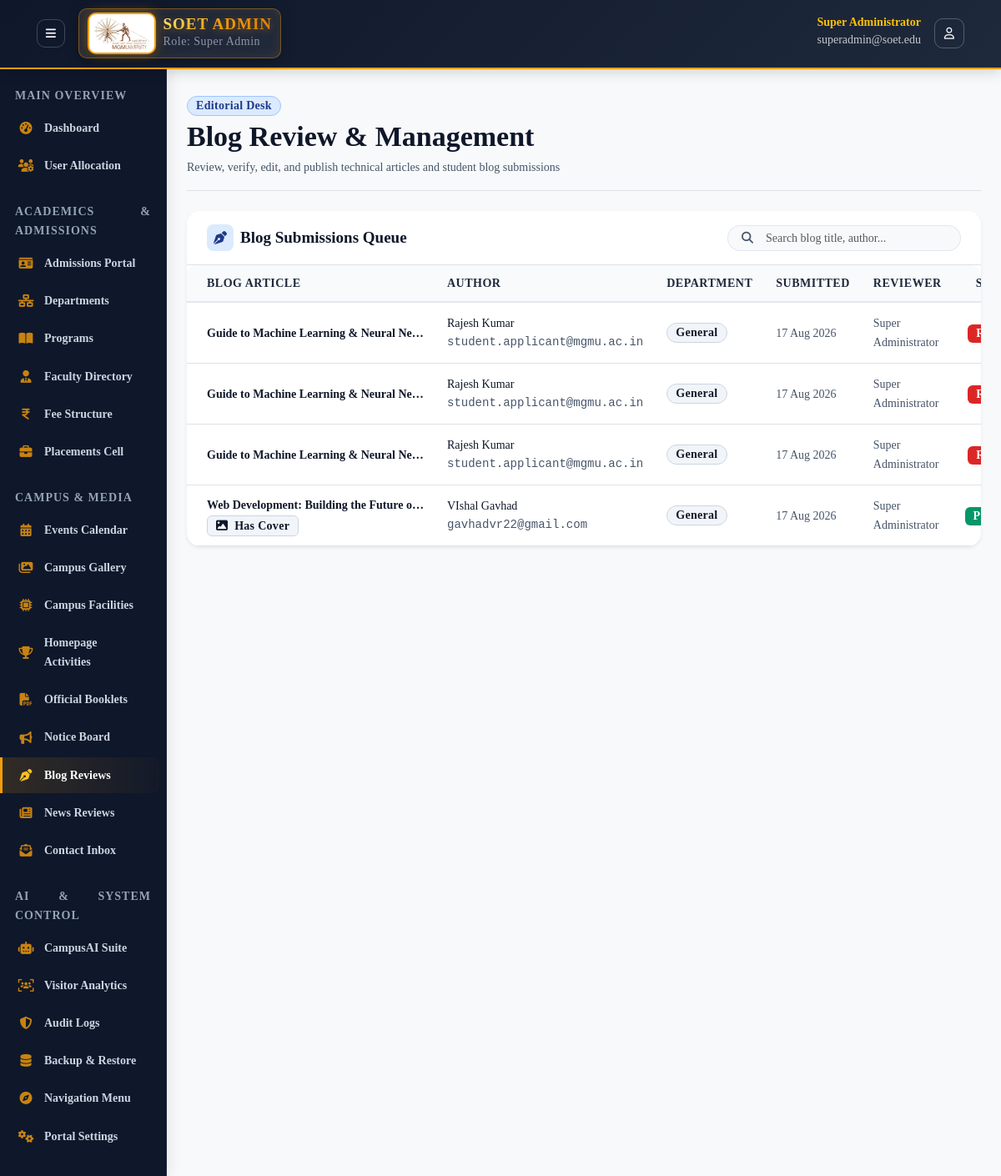
/admin/modules/blogs.php (signed in), run on an earlier commit of the app's database.
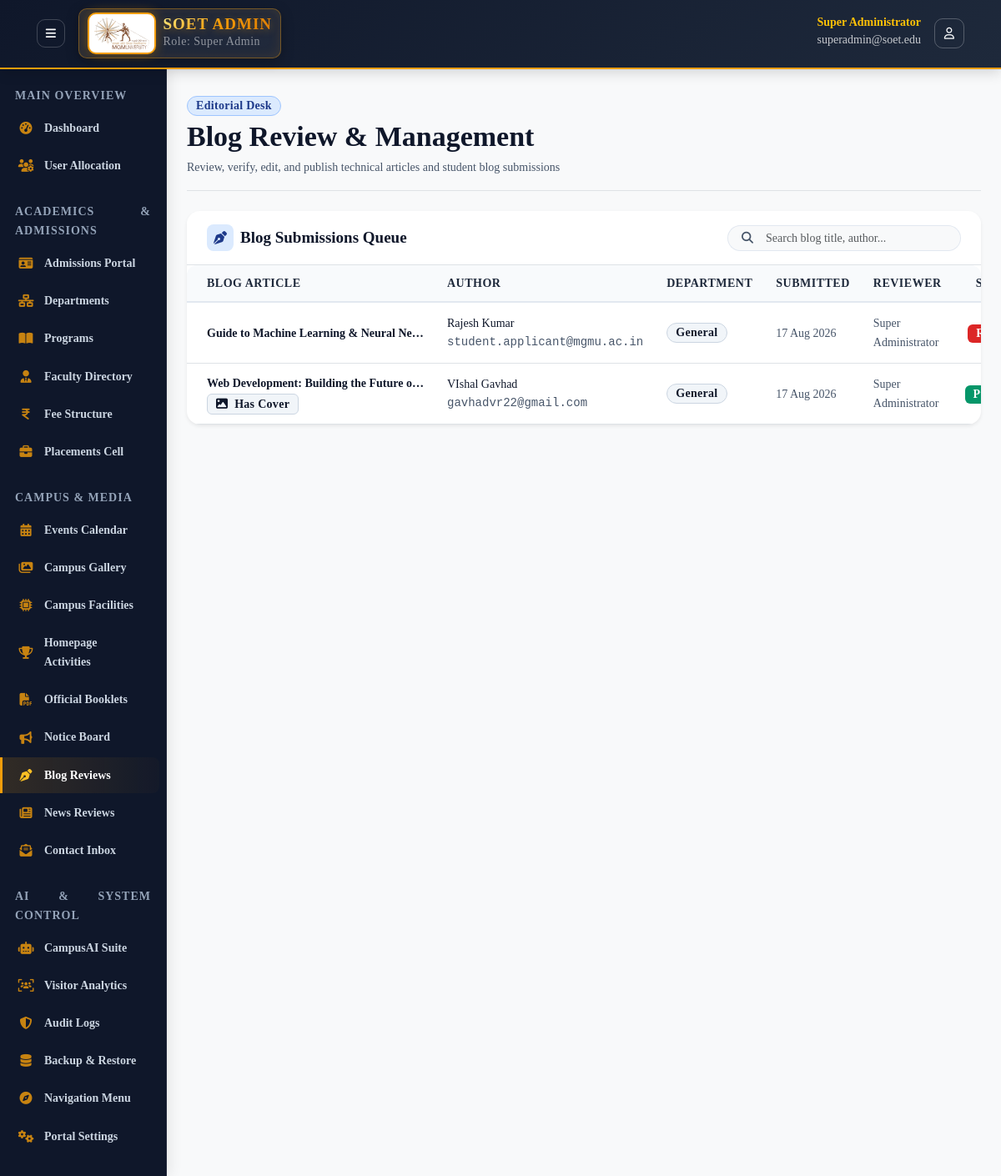
And on a later commit of the database.
### tables this page shows
CREATE TABLE `blogs` (
  `id` int(11) NOT NULL AUTO_INCREMENT,
  `title` varchar(200) NOT NULL,
  `slug` varchar(200) NOT NULL,
  `content` text NOT NULL,
  `author_id` int(11) NOT NULL,
  `author_name` varchar(255) DEFAULT NULL,
  `author_email` varchar(255) DEFAULT NULL,
  `department_id` int(11) DEFAULT NULL,
  `image_path` varchar(255) DEFAULT NULL,
  `status` enum('draft','submitted','under_review','published','returned','rejected') DEFAULT 'draft',
  `reviewer_id` int(11) DEFAULT NULL,
  `review_remarks` text DEFAULT NULL,
  `published_at` datetime DEFAULT NULL,
  `created_at` timestamp NOT NULL DEFAULT current_timestamp(),
  `updated_at` timestamp NOT NULL DEFAULT current_timestamp() ON UPDATE current_timestamp(),
  PRIMARY KEY (`id`),
  UNIQUE KEY `slug` (`slug`),
  KEY `author_id` (`author_id`),
  KEY `department_id` (`department_id`),
  KEY `reviewer_id` (`reviewer_id`),
  KEY `idx_status_published` (`status`,`published_at`),
  CONSTRAINT `blogs_ibfk_1` FOREIGN KEY (`author_id`) REFERENCES `users` (`id`) ON DELETE CASCADE,
  CONSTRAINT `blogs_ibfk_2` FOREIGN KEY (`department_id`) REFERENCES `departments` (`id`) ON DELETE SET NULL,
  CONSTRAINT `blogs_ibfk_3` FOREIGN KEY (`reviewer_id`) REFERENCES `users` (`id`) ON DELETE SET NULL
);

CREATE TABLE `users` (
  `id` int(11) NOT NULL AUTO_INCREMENT,
  `username` varchar(50) NOT NULL,
  `password` varchar(255) NOT NULL,
  `full_name` varchar(100) NOT NULL,
  `email` varchar(100) NOT NULL,
  `role_id` int(11) NOT NULL,
  `department_id` int(11) DEFAULT NULL,
  `permissions` text DEFAULT NULL,
  `is_active` tinyint(1) DEFAULT 1,
  `last_login` datetime DEFAULT NULL,
  `created_at` timestamp NOT NULL DEFAULT current_timestamp(),
  PRIMARY KEY (`id`),
  UNIQUE KEY `username` (`username`),
  UNIQUE KEY `email` (`email`),
  KEY `role_id` (`role_id`),
  KEY `department_id` (`department_id`),
  CONSTRAINT `users_ibfk_1` FOREIGN KEY (`role_id`) REFERENCES `roles` (`id`),
  CONSTRAINT `users_ibfk_2` FOREIGN KEY (`department_id`) REFERENCES `departments` (`id`) ON DELETE SET NULL
);

### core/Database.php (called while the page is built, shortened)
<?php
class Database
{
    private static ?Database $instance = null;
    private PDO $pdo;
    private function __construct()
    {
        $options = [
            PDO::ATTR_ERRMODE            => PDO::ERRMODE_EXCEPTION,
            PDO::ATTR_DEFAULT_FETCH_MODE => PDO::FETCH_ASSOC,
            PDO::ATTR_EMULATE_PREPARES   => false,
            PDO::ATTR_TIMEOUT            => 3,
        ];
        $rawHost = defined('DB_HOST') ? DB_HOST : '127.0.0.1';
        $port = defined('DB_PORT') ? DB_PORT : '3307';
        $dbName = defined('DB_NAME') ? DB_NAME : 'soet_college';
        $dbUser = defined('DB_USER') ? DB_USER : 'root';
        $dbPass = defined('DB_PASS') ? DB_PASS : '';
        $charset = defined('DB_CHARSET') ? DB_CHARSET : 'utf8mb4';
        $host = $rawHost;
        $dsnCandidates = [
            "mysql:host={$host};port={$port};dbname={$dbName};charset={$charset}",
            "mysql:host=127.0.0.1;port=3307;dbname={$dbName};charset={$charset}",
            "mysql:host=localhost;port=3307;dbname={$dbName};charset={$charset}",
            "mysql:host=127.0.0.1;port=3306;dbname={$dbName};charset={$charset}",
            "mysql:host=localhost;dbname={$dbName};charset={$charset}"
        ];
        $firstException = null;
        foreach (array_unique($dsnCandidates) as $dsn) {
            try {
                $this->pdo = new PDO($dsn, $dbUser, $dbPass, $options);
                return;
            } catch (PDOException $e) {
                if ($firstException === null) {
                    $firstException = $e;
                }
                $lastException = $e;
            }
        }
    }
    public static function getInstance(): Database
    {
        if (self::$instance === null) {
            self::$instance = new self();
        }
        return self::$instance;
    }
    public function query(string $sql, array $params = []): PDOStatement
    {
        $stmt = $this->pdo->prepare($sql);
        $stmt->execute($params);
        return $stmt;
    }
    public function fetchAll(string $sql, array $params = []): array
    {
        return $this->query($sql, $params)->fetchAll();
    }
}

### admin/modules/blogs.php (the view, shortened to what the changed rows need)
<?php
include_once __DIR__ . '/../includes/header.php';
$db = Database::getInstance();
$action = isset($_GET['action']) ? $_GET['action'] : 'list';
$query = "SELECT b.*, u.full_name as user_full_name, d.name as department_name, r.full_name as reviewer_name
          FROM blogs b
          JOIN users u ON b.author_id = u.id
          LEFT JOIN departments d ON b.department_id = d.id
          LEFT JOIN users r ON b.reviewer_id = r.id";
$params = [];
$query .= " ORDER BY b.created_at DESC";
$blogs = $db->fetchAll($query, $params);
?>
<div class="d-flex justify-content-between align-items-center pt-2 pb-3 mb-4 border-bottom flex-wrap gap-2">
    <div>
        <h2 class="font-display fw-extrabold text-dark mb-1">Blog Review &amp; Management</h2>
    </div>
</div>
<?php if ($action === 'list'): ?>
    <div class="card border-0 shadow-sm rounded-4 bg-white overflow-hidden mb-4">
        <div class="card-body p-0">
            <div class="table-responsive">
                <table class="table table-hover align-middle mb-0" id="blogsTable">
                    <thead class="table-light">
                        <tr>
                            <th class="ps-4">Blog Article</th>
                            <th>Author</th>
                            <th>Department</th>
                            <th>Submitted</th>
                            <th>Reviewer</th>
                            <th class="text-center">Status</th>
                        </tr>
                    </thead>
                    <tbody>
                        <?php if (empty($blogs)): ?>
                            <tr>
                                <td colspan="7" class="text-center text-muted py-5">
                                    <i class="fa-regular fa-newspaper display-6 text-secondary opacity-40 mb-3 d-block"></i>
                                    No blog articles logged in the review queue.
                                </td>
                            </tr>
                        <?php else: ?>
                            <?php foreach ($blogs as $b):
                                $authorDisplayName = $b['author_name'] ?: $b['user_full_name'];
                            ?>
                                <tr>
                                    <td class="ps-4">
                                        <div class="fw-bold text-dark text-truncate" style="max-width: 260px;"><?php echo htmlspecialchars($b['title']); ?></div>
                                        <?php if (!empty($b['image_path'])): ?>
                                            <span class="badge bg-light text-muted border" style="font-size: 14px;"><i class="fa-solid fa-image me-1"></i> Has Cover</span>
                                        <?php endif; ?>
                                    </td>
                                    <td>
                                        <div class="text-dark fw-medium small"><?php echo htmlspecialchars($authorDisplayName); ?></div>
                                        <?php if (!empty($b['author_email'])): ?>
                                            <div class="text-muted font-monospace" style="font-size: 14px;"><?php echo htmlspecialchars($b['author_email']); ?></div>
                                        <?php endif; ?>
                                    </td>
                                    <td><span class="badge bg-light text-secondary border rounded-pill px-2.5 py-1 font-semibold"><?php echo htmlspecialchars($b['department_name'] ?: 'General'); ?></span></td>
                                    <td class="text-muted small"><?php echo formatDate($b['created_at']); ?></td>
                                    <td><small class="text-muted"><?php echo htmlspecialchars($b['reviewer_name'] ?: '—'); ?></small></td>
                                    <td class="text-center"><?php echo statusBadge($b['status']); ?></td>
                                </tr>
                            <?php endforeach; ?>
                        <?php endif; ?>
                    </tbody>
                </table>
            </div>
        </div>
    </div>
<?php endif; ?>
<?php include_once __DIR__ . '/../includes/footer.php'; ?>

### includes/functions.php (shortened to what the changed rows need)
<?php
function formatDate(?string $date, string $format = 'd M Y'): string
{
    return date($format, strtotime($date));
}
function statusBadge(string $status): string
{
    $colors = [
        'pending' => 'warning', 'submitted' => 'info', 'under_review' => 'primary',
        'approved' => 'success', 'published' => 'success', 'rejected' => 'danger',
        'returned' => 'secondary', 'draft' => 'light', 'verified' => 'info',
        'active' => 'success', 'inactive' => 'secondary', 'unread' => 'danger', 'read' => 'success',
    ];
    $color = $colors[$status] ?? 'secondary';
    return '<span class="badge bg-' . $color . '">' . ucfirst(str_replace('_', ' ', $status)) . '</span>';
}

What changed in the data, as far as the page shows it:
removed blogs: title "Guide to Machine Learning & Neural Ne…", author_name "Rajesh Kumar", author_email "student.applicant@mgmu.ac.in", department_name "General", created_at "17 Aug 2026", reviewer.full_name "Super Administrator"
removed blogs: title "Guide to Machine Learning & Neural Ne…", author_name "Rajesh Kumar", author_email "student.applicant@mgmu.ac.in", department_name "General", created_at "17 Aug 2026", reviewer.full_name "Super Administrator"
